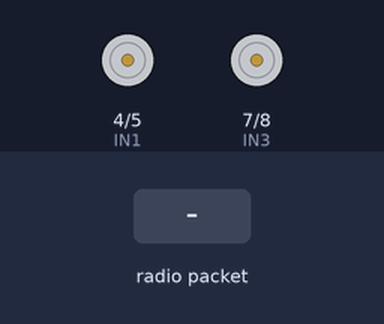
Bench run of a sketch on a simulated Arduino Uno, built with avr-gcc and run on an emulated ATmega328P. Shown: motor-driver pin pairs drawn as motors (green arrow = first pin HIGH = forward, orange = second pin HIGH = backward, longer = more drive, scaled by the enable pin). The test bench sets the inputs (shaded band). No radio packets arrive unless stated.

Above: at 1.2 s.
1.3 s: radio packet "w" arrives
At 2.3 s:
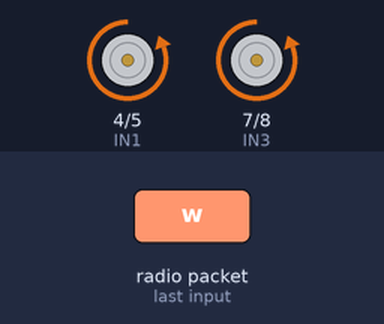
2.8 s: radio packet "a" arrives
At 3.5 s:
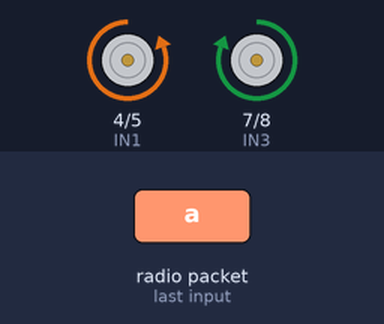
4.3 s: radio packet "s" arrives
At 4.6 s:
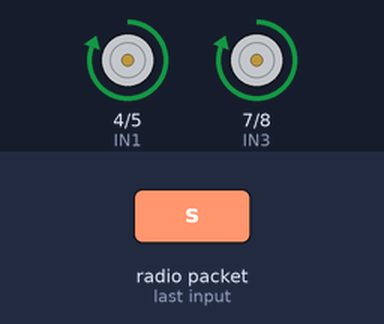
5.8 s: radio packet "d" arrives
At 6.9 s:
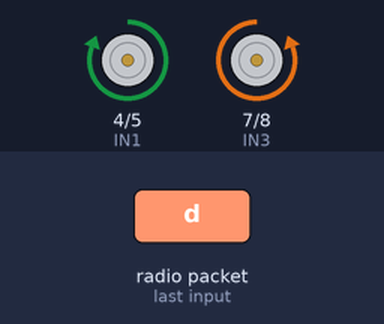
7.3 s: radio packet "x" arrives
At 8.1 s:
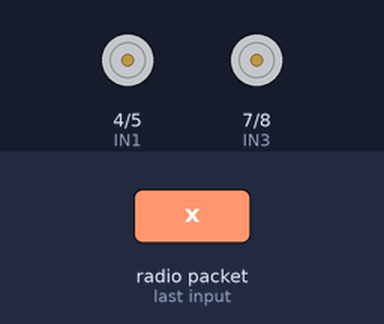
Timing chart, 0 to 9.8 s (numbered marks = the images above; inputs shaded):
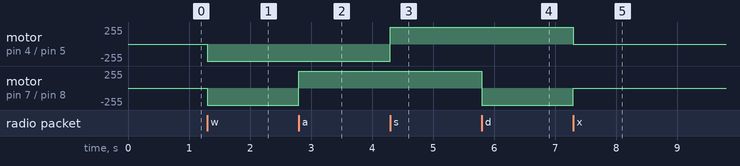

The sketch:

receiver.ino
```cpp
#include <SPI.h>
#include <LoRa.h>
#include <DHT.h>

// Define LoRa module pins
#define LORA_SS 10
#define LORA_RST 9
#define LORA_DIO0 2

// Define DHT11
#define DHTPIN 3
#define DHTTYPE DHT11
DHT dht(DHTPIN, DHTTYPE);

// Motor driver pins
#define IN1 4
#define IN2 5
#define ENA 6
#define IN3 7
#define IN4 8
#define ENB 11

void setup() {
  // No Serial.begin()

  // Set motor pins as OUTPUT
  pinMode(IN1, OUTPUT);
  pinMode(IN2, OUTPUT);
  pinMode(ENA, OUTPUT);
  pinMode(IN3, OUTPUT);
  pinMode(IN4, OUTPUT);
  pinMode(ENB, OUTPUT);

  // Start motors disabled
  stopMotors();

  // Enable PWM always ON (important)
  analogWrite(ENA, 150);
  analogWrite(ENB, 150);

  dht.begin();

  LoRa.setPins(LORA_SS, LORA_RST, LORA_DIO0);
  if (!LoRa.begin(433E6)) {
    while (1); // Stay here if LoRa fails
  }
}

void loop() {
  int packetSize = LoRa.parsePacket();
  if (packetSize > 0) {
    String incoming = "";
    while (LoRa.available()) {
      incoming += (char)LoRa.read();
    }
    incoming.trim();  // Remove \n \r spaces

    if (incoming.length() > 0) {
      char command = incoming.charAt(0);  // Take only first clean character

      if (command == 'o') {
        sendSensorData();
      } else if (isValidMotorCommand(command)) {
        controlMotors(command);
      }
    }
  }
}

bool isValidMotorCommand(char c) {
  return (c == 'w' || c == 'a' || c == 's' || c == 'd' || c == 'x');
}

void controlMotors(char command) {
  // Always keep ENA and ENB powered
  analogWrite(ENA, 255);
  analogWrite(ENB, 255);

  switch (command) {
    case 'w': // Forward
      digitalWrite(IN1, LOW);
      digitalWrite(IN2, HIGH);
      digitalWrite(IN3, LOW);
      digitalWrite(IN4, HIGH);
      break;


    case 's': // Backward
      digitalWrite(IN1, HIGH);
      digitalWrite(IN2, LOW);
      digitalWrite(IN3, HIGH);
      digitalWrite(IN4, LOW);
      break;

    case 'a': // Turn Left
      digitalWrite(IN1, LOW);
      digitalWrite(IN2, HIGH);
      digitalWrite(IN3, HIGH);
      digitalWrite(IN4, LOW);
      break;

    case 'd': // Turn Right
      digitalWrite(IN1, HIGH);
      digitalWrite(IN2, LOW);
      digitalWrite(IN3, LOW);
      digitalWrite(IN4, HIGH);
      break;

    case 'x': // Stop
      stopMotors();
      break;
  }
}

void stopMotors() {
  digitalWrite(IN1, LOW);
  digitalWrite(IN2, LOW);
  digitalWrite(IN3, LOW);
  digitalWrite(IN4, LOW);
}

void sendSensorData() {
  float humidity = dht.readHumidity();
  float temperature = dht.readTemperature();

  String sensorData = "";

  if (isnan(humidity) || isnan(temperature)) {
    sensorData = "Error: DHT Sensor!";
  } else {
    sensorData = "Humidity:" + String(humidity, 1) + "% Temp:" + String(temperature, 1) + "C";
  }

  LoRa.beginPacket();
  LoRa.print(sensorData);
  LoRa.endPacket();
}
```

Measured:
- after the input at 1.3 s, motor on pin 4 (IN1) / pin 5 (IN2), motor on pin 7 (IN3) / pin 8 (IN4): stopped → backward 255/255 at once
- after the input at 2.8 s, motor on pin 7 (IN3) / pin 8 (IN4): backward 255/255 → forward 255/255 at once
- after the input at 4.3 s, motor on pin 4 (IN1) / pin 5 (IN2): backward 255/255 → forward 255/255 at once
- after the input at 5.8 s, motor on pin 7 (IN3) / pin 8 (IN4): forward 255/255 → backward 255/255 at once
- after the input at 7.3 s, motor on pin 4 (IN1) / pin 5 (IN2): forward 255/255 → stopped at once; motor on pin 7 (IN3) / pin 8 (IN4): backward 255/255 → stopped at once
